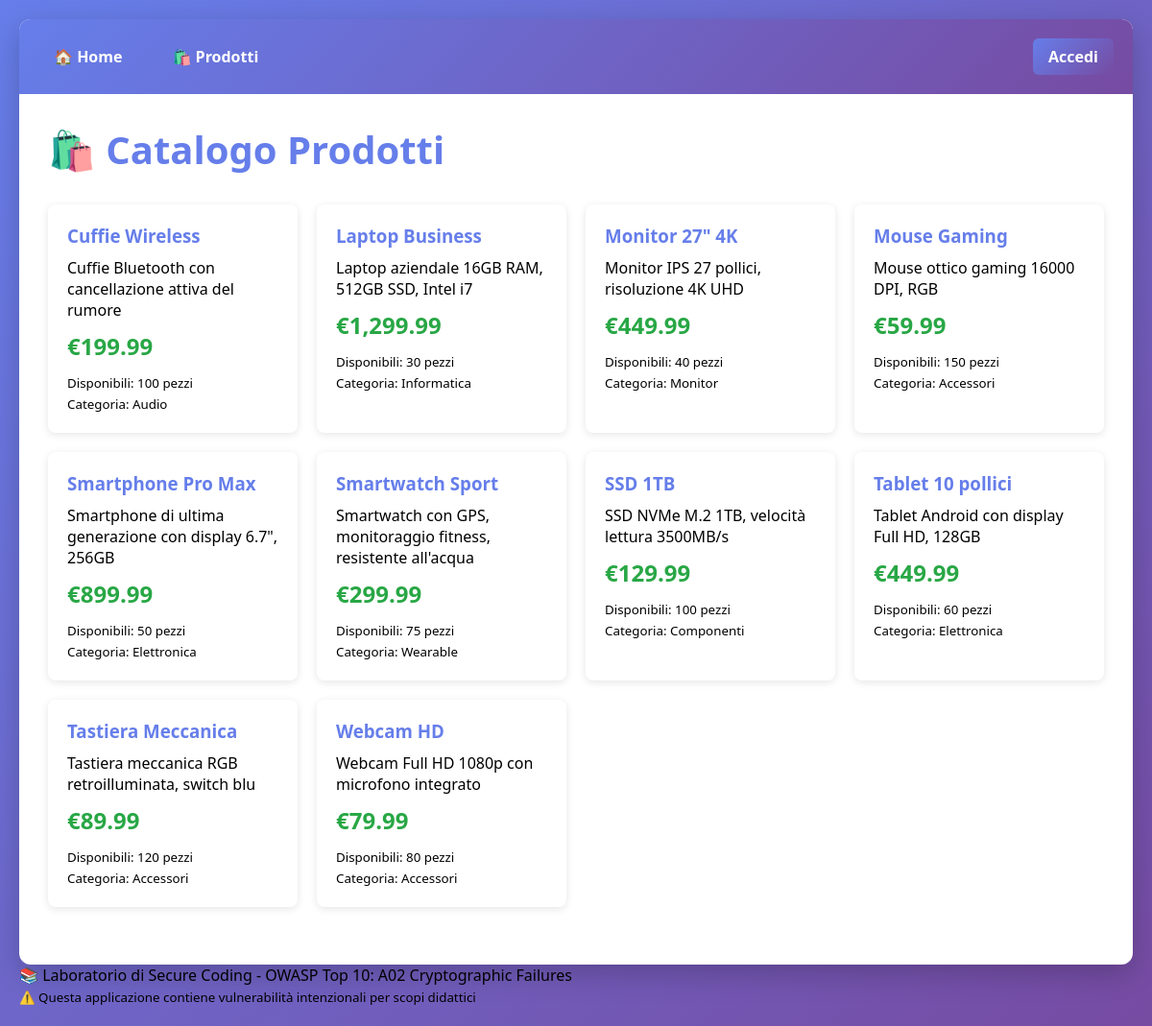
/products.php, run on the app's committed database.
### tables this page shows
CREATE TABLE products (
    id INT AUTO_INCREMENT PRIMARY KEY,
    name VARCHAR(100) NOT NULL,
    description TEXT,
    price DECIMAL(10, 2) NOT NULL,
    stock INT DEFAULT 0,
    category VARCHAR(50)
);

### products.php (the view)
<?php
require_once 'db_connect.php';
require_once 'header.php';
$result = $conn->query("SELECT * FROM products ORDER BY name");
?>
<div class="nav">
    <div class="nav-links">
        <a href="index.php">🏠 Home</a>
        <a href="products.php">🛍️ Prodotti</a>
    </div>
    <div>
        <?php if (isset($_SESSION['user_id'])): ?>
            <a href="dashboard.php" class="btn">Dashboard</a>
        <?php else: ?>
            <a href="login.php" class="btn">Accedi</a>
        <?php endif; ?>
    </div>
</div>
<h1>🛍️ Catalogo Prodotti</h1>
<div class="product-grid">
    <?php while ($product = $result->fetch_assoc()): ?>
        <div class="product-card">
            <h3><?php echo htmlspecialchars($product['name']); ?></h3>
            <p><?php echo htmlspecialchars($product['description']); ?></p>
            <div class="product-price">€<?php echo number_format($product['price'], 2); ?></div>
            <p><small>Disponibili: <?php echo $product['stock']; ?> pezzi</small></p>
            <p><small>Categoria: <?php echo htmlspecialchars($product['category']); ?></small></p>
        </div>
    <?php endwhile; ?>
</div>
<?php
require_once 'footer.php';
?>

### header.php (shortened to what this page needs)
<!DOCTYPE html>
<html lang="it">
<head>
    <link rel="stylesheet" href="style.css">
</head>
<body>
    <div class="container">

### footer.php
    </div>
    <footer>
        <p>📚 Laboratorio di Secure Coding - OWASP Top 10: A02 Cryptographic Failures</p>
        <p><small>⚠️ Questa applicazione contiene vulnerabilità intenzionali per scopi didattici</small></p>
    </footer>
</body>
</html>

### style.css (style rules this page uses)
* { margin: 0; padding: 0; box-sizing: border-box; }
body { font-family: 'Segoe UI', Tahoma, Geneva, Verdana, sans-serif; background: linear-gradient(135deg, #667eea 0%, #764ba2 100%); min-height: 100vh; padding: 20px; }
.container { max-width: 1200px; margin: 0 auto; background: white; padding: 30px; border-radius: 12px; box-shadow: 0 10px 30px rgba(0,0,0,0.2); }
h1, h2, h3 { color: #333; margin-bottom: 20px; }
h1 { font-size: 2.5em; color: #667eea; }
.nav { background: linear-gradient(135deg, #667eea 0%, #764ba2 100%); padding: 20px; margin: -30px -30px 30px -30px; border-radius: 12px 12px 0 0; display: flex; align-items: center; justify-content: space-between; flex-wrap: wrap; }
.nav-links { display: flex; gap: 20px; flex-wrap: wrap; }
.nav a { color: white; text-decoration: none; font-weight: 600; padding: 8px 16px; border-radius: 6px; transition: background 0.3s; }
.btn { display: inline-block; padding: 12px 24px; background: linear-gradient(135deg, #667eea 0%, #764ba2 100%); color: white; text-decoration: none; border-radius: 6px; border: none; cursor: pointer; font-weight: 600; transition: transform 0.2s, box-shadow 0.2s; }
.product-grid { display: grid; grid-template-columns: repeat(auto-fill, minmax(250px, 1fr)); gap: 20px; margin: 30px 0; }
.product-card { background: white; border-radius: 8px; padding: 20px; box-shadow: 0 2px 8px rgba(0,0,0,0.1); transition: transform 0.2s, box-shadow 0.2s; }
.product-card h3 { color: #667eea; margin-bottom: 10px; }
.product-price { font-size: 1.5em; font-weight: bold; color: #28a745; margin: 10px 0; }

### data on the page
products: name "Cuffie Wireless", description "Cuffie Bluetooth con cancellazione attiva del rumore", price "199.99", stock "100", category "Audio"
products: name "Laptop Business", description "Laptop aziendale 16GB RAM, 512GB SSD, Intel i7", price "1,299.99", stock "30", category "Informatica"
products: name "Monitor 27\" 4K", description "Monitor IPS 27 pollici, risoluzione 4K UHD", price "449.99", stock "40", category "Monitor"
products: name "Mouse Gaming", description "Mouse ottico gaming 16000 DPI, RGB", price "59.99", stock "150", category "Accessori"
products: name "Smartphone Pro Max", description "Smartphone di ultima generazione con display 6.7\", 256GB", price "899.99", stock "50", category "Elettronica"
products: name "Smartwatch Sport", description "Smartwatch con GPS, monitoraggio fitness, resistente all'acqua", price "299.99", stock "75", category "Wearable"
products: name "SSD 1TB", description "SSD NVMe M.2 1TB, velocità lettura 3500MB/s", price "129.99", stock "100", category "Componenti"
products: name "Tablet 10 pollici", description "Tablet Android con display Full HD, 128GB", price "449.99", stock "60", category "Elettronica"
products: name "Tastiera Meccanica", description "Tastiera meccanica RGB retroilluminata, switch blu", price "89.99", stock "120", category "Accessori"
products: name "Webcam HD", description "Webcam Full HD 1080p con microfono integrato", price "79.99", stock "80", category "Accessori"
